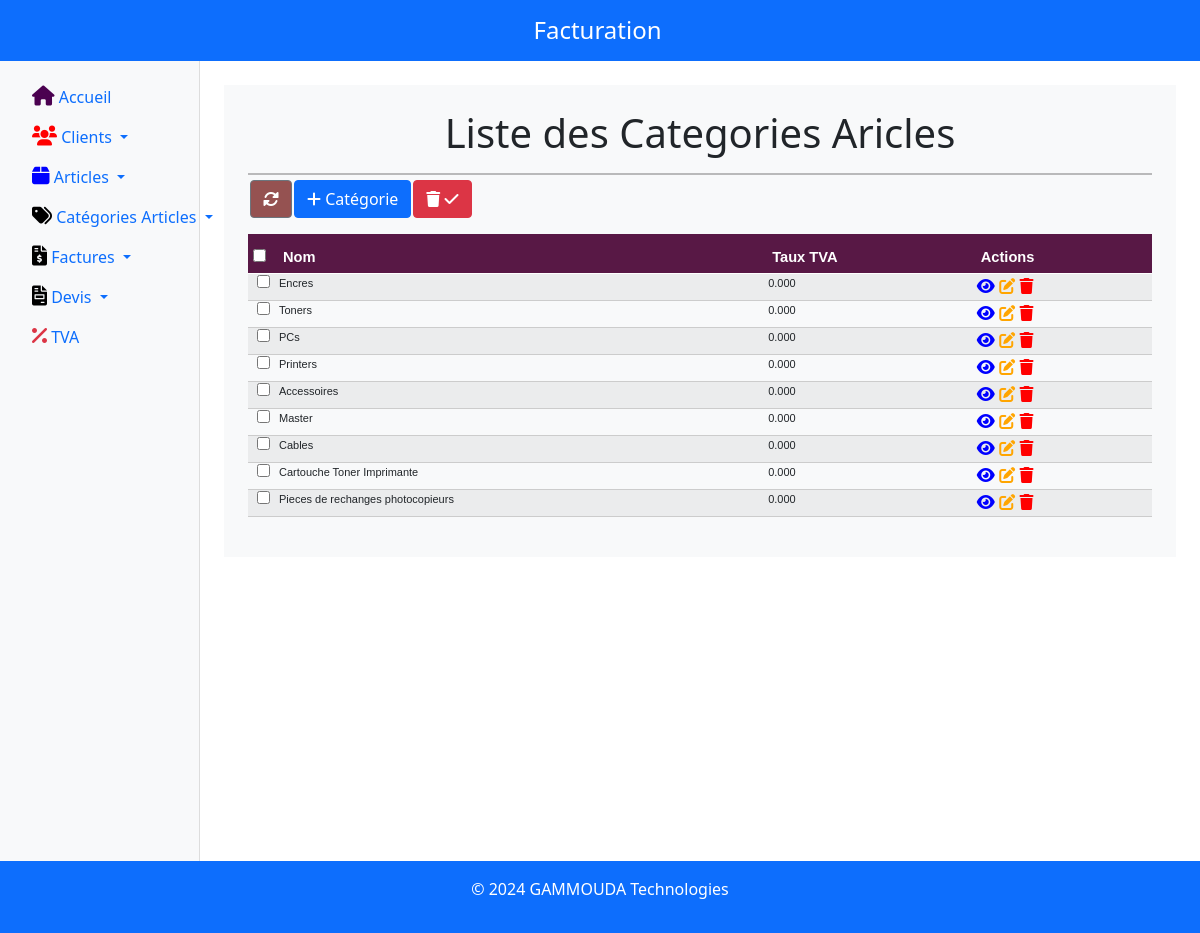
/categorie_article/search/, run on an earlier commit of the app's database.
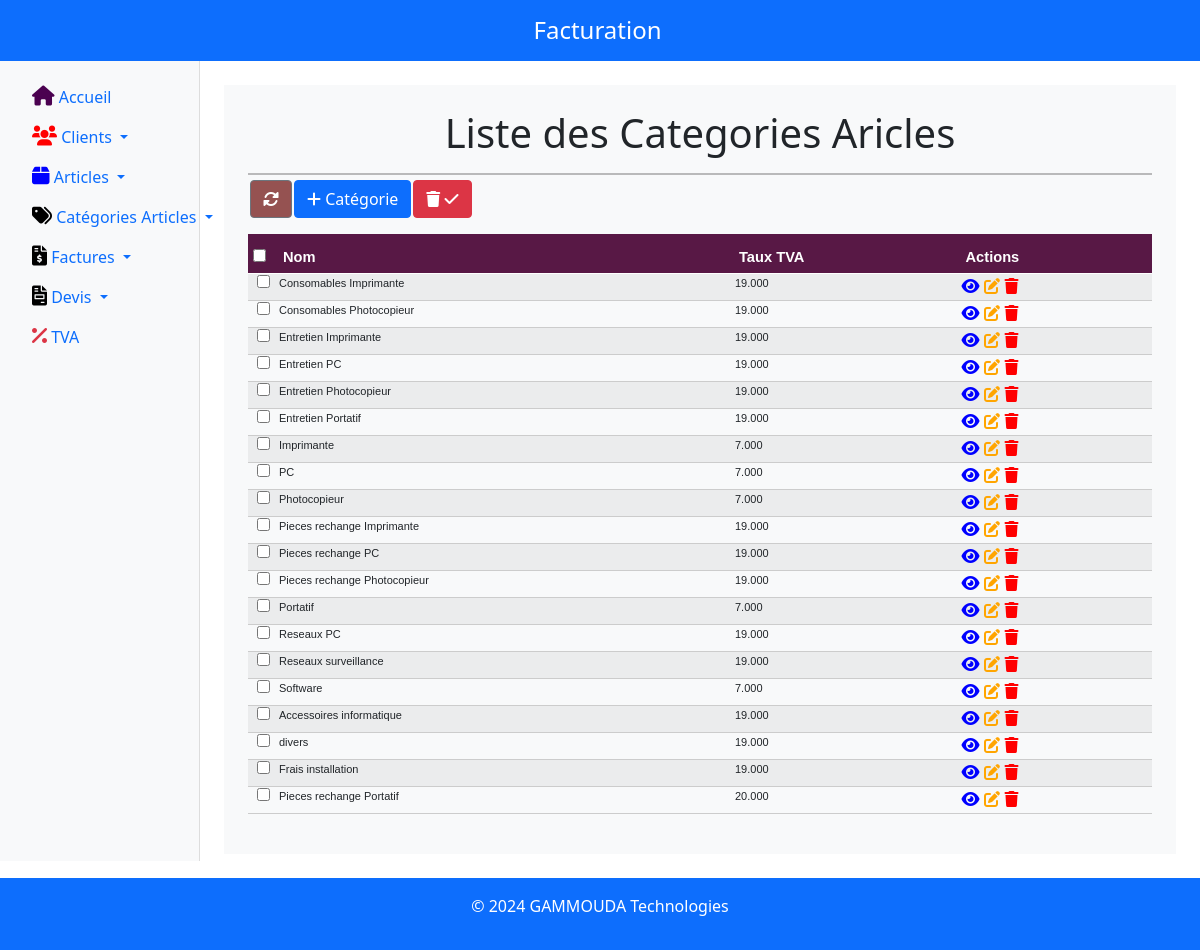
And on a later commit of the database.
### categorie_article/models.py (models this page shows, shortened)
class CategorieArticle(models.Model):
    nom = models.CharField(max_length=100)
    taux_tva = models.DecimalField(max_digits=5, decimal_places=3, default=0)  # Check this field
    created_at = models.DateTimeField(default=now, editable=False)  # Ajout du champ created_at

### categorie_article/views.py (the view, shortened to what this page needs)
# urls.py: path('search/', views.categorie_list_rechMultc, name='categorie_list_rechMultc'),
def categorie_list_rechMultc(request):
    categories = CategorieArticle.objects.all()
    show_search = request.GET.get('show_search', False)
    form = CategorieArticleSearchForm(request.GET)
    field = request.GET.get('field', '')
    operator = request.GET.get('operator', '')
    value = request.GET.get('value', '')
    range_min = request.GET.get('range_min', None)
    range_max = request.GET.get('range_max', None)
    return render(request, 'categorie_article/list_categories.html', {
        'categories': categories,
        'show_search': show_search,
        'form': form
    })

### categorie_article/forms.py (called while the page is built)
    def clean(self):
        cleaned_data = super().clean()
        operator = cleaned_data.get('operator')
        value = cleaned_data.get('value')
        range_min = cleaned_data.get('range_min')
        range_max = cleaned_data.get('range_max')
        if operator == 'range':
            if not range_min or not range_max:
                raise forms.ValidationError("Veuillez fournir une borne inférieure et une borne supérieure.")
        elif not value:
            raise forms.ValidationError("Veuillez fournir une valeur pour la recherche.")
        return cleaned_data

### categorie_article/templates/categorie_article/list_categories.html (shortened to what this page needs)
{% extends 'base.html' %}
{% block content %}
<h1 style="text-align: center; margin-bottom: 5px;">Liste des Categories Aricles</h1>
<hr style="border: 1px solid black; width: 100%; margin-bottom: 5px;">
<div style="display: inline-flex; align-items: center;">
    <a href="{% url 'list_categories' %}" class="btn btn-secondary mb-3 btn-icon" style="margin-left: 2px; background-color: #955251;">
        <i class="fas fa-sync-alt"></i>
    </a>
    <a href="{% url 'create_categorie' %}" class="btn btn-primary mb-3 btn-icon" style="margin-left: 2px;">
        <i class="fas fa-plus"></i> Catégorie
    </a>
    <form id="deleteSelectedCategoriesForm" method="POST" action="{% url 'delete_categories' %}" style="margin-left: 2px; display: inline;">
        <button type="submit" class="btn btn-danger mb-3 btn-icon">
            <i class="fas fa-trash"></i> <i class="fa-solid fa-check"></i>
        </button>
    </form>
</div>
<div class="table-responsive" style="font-size: 8pt; font-family: Verdana, sans-serif;">
    <table id="categorieTable" class="table table-striped" style="font-size: 11px; border-collapse: collapse; width: 100%;">
        <thead style="background-color: #581845; color: #FFFFFF; font-size: 11pt; font-weight: bold;">
            <tr>
                <th style="padding: 5px; height: 40px; width: 30px;">
                    <input type="checkbox" id="selectAllCategories" title="Tout sélectionner" />
                </th>
                <th style="padding: 5px; height: 40px;">Nom</th>
                <th style="padding: 5px; height: 40px;">Taux TVA</th>
                <th style="padding: 5px; height: 40px;">Actions</th>
            </tr>
        </thead>
        <tbody>
            {% for categorie in categories %}
            <tr style="border-bottom: 1px solid #ccc;">
                <td style="padding: 1px; text-align: center;">
                    <input type="checkbox" name="selected_categories" value="{{ categorie.id }}">
                </td>
                <td style="padding: 1px;">{{ categorie.nom }}</td>
                <td style="padding: 1px;">{{ categorie.taux_tva }}</td>
                <td style="padding: 1px;">
                    <a href="{% url 'afficher_categorie' categorie.id %}" style="color: blue; text-decoration: none; font-size: 12pt;">
                        <i class="fas fa-eye"></i>
                    </a>
                    <a href="{% url 'update_categorie' categorie.id %}" style="color: orange; text-decoration: none; font-size: 12pt;">
                        <i class="fas fa-edit"></i>
                    </a>
                    <a href="{% url 'delete_categorie' categorie.id %}" style="color: red; text-decoration: none; font-size: 12pt;">
                        <i class="fas fa-trash"></i>
                    </a>
                </td>
            </tr>
            {% empty %}
            <tr>
                <td colspan="5" class="text-center">Aucune catégorie trouvée.</td>
            </tr>
            {% endfor %}
        </tbody>
    </table>
</div>
{% endblock %}

What changed in the data, as far as the page shows it:
added CategorieArticle: nom "Consomables Imprimante", taux_tva "19.000"
added CategorieArticle: nom "Consomables Photocopieur", taux_tva "19.000"
added CategorieArticle: nom "Entretien Imprimante", taux_tva "19.000"
added CategorieArticle: nom "Entretien PC", taux_tva "19.000"
added CategorieArticle: nom "Entretien Photocopieur", taux_tva "19.000"
added CategorieArticle: nom "Entretien Portatif", taux_tva "19.000"
added CategorieArticle: nom "Imprimante", taux_tva "7.000"
added CategorieArticle: nom "PC", taux_tva "7.000"
added CategorieArticle: nom "Photocopieur", taux_tva "7.000"
added CategorieArticle: nom "Pieces rechange Imprimante", taux_tva "19.000"
changed CategorieArticle: nom "Encres" → "Pieces rechange PC"; taux_tva "0.000" → "19.000"
changed CategorieArticle: nom "Toners" → "Pieces rechange Photocopieur"; taux_tva "0.000" → "19.000"
changed CategorieArticle: nom "PCs" → "Portatif"; taux_tva "0.000" → "7.000"
changed CategorieArticle: nom "Printers" → "Reseaux PC"; taux_tva "0.000" → "19.000"
changed CategorieArticle: nom "Accessoires" → "Reseaux surveillance"; taux_tva "0.000" → "19.000"
changed CategorieArticle: nom "Master" → "Software"; taux_tva "0.000" → "7.000"
added CategorieArticle: nom "Accessoires informatique", taux_tva "19.000"
changed CategorieArticle: nom "Cables" → "divers"; taux_tva "0.000" → "19.000"
changed CategorieArticle: nom "Cartouche Toner Imprimante" → "Frais installation"; taux_tva "0.000" → "19.000"
changed CategorieArticle: nom "Pieces de rechanges photocopieurs" → "Pieces rechange Portatif"; taux_tva "0.000" → "20.000"
